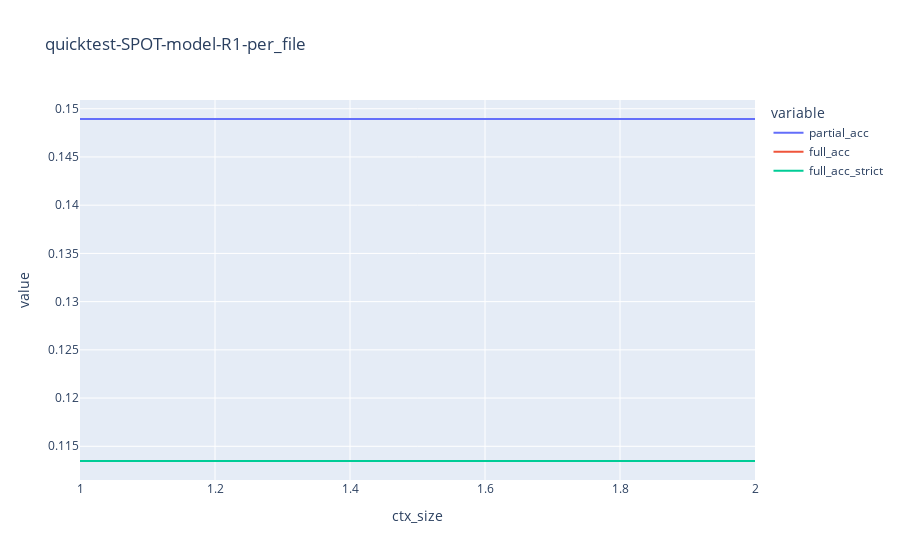

The notebook cell this image was saved under:
### Code cell
# load trained model and evaluate

r1_wrapper = ModelWrapper.from_pretrained(
    datadir / f"checkpoints/lit-saved/{r1_model_name}"
)

r1_wrapper.to(device)

evaluate_model(
    r0_wrapper,
    r1_wrapper,
    r1_model_name,
    src_datasets["test"],
    reeval=False,
    size_factors=[1] if train_per_file else [1, 2],
)
None

### Figure 1 — Plotly figure (JSON) as saved in the notebook; plotly's stock layout.template omitted (floating-point values rounded to 4 significant figures)
{"data": [{"hovertemplate": "variable=partial_acc<br>ctx_size=%{x}<br>value=%{y}<extra></extra>", "legendgroup": "partial_acc", "line": {"color": "#636efa", "dash": "solid"}, "marker": {"symbol": "circle"}, "mode": "lines", "name": "partial_acc", "orientation": "v", "showlegend": true, "type": "scatter", "x": [1, 2], "xaxis": "x", "y": [0.1489, 0.1489], "yaxis": "y"}, {"hovertemplate": "variable=full_acc<br>ctx_size=%{x}<br>value=%{y}<extra></extra>", "legendgroup": "full_acc", "line": {"color": "#EF553B", "dash": "solid"}, "marker": {"symbol": "circle"}, "mode": "lines", "name": "full_acc", "orientation": "v", "showlegend": true, "type": "scatter", "x": [1, 2], "xaxis": "x", "y": [0.1135, 0.1135], "yaxis": "y"}, {"hovertemplate": "variable=full_acc_strict<br>ctx_size=%{x}<br>value=%{y}<extra></extra>", "legendgroup": "full_acc_strict", "line": {"color": "#00cc96", "dash": "solid"}, "marker": {"symbol": "circle"}, "mode": "lines", "name": "full_acc_strict", "orientation": "v", "showlegend": true, "type": "scatter", "x": [1, 2], "xaxis": "x", "y": [0.1135, 0.1135], "yaxis": "y"}], "layout": {"legend": {"title": {"text": "variable"}, "tracegroupgap": 0}, "title": {"text": "quicktest-SPOT-model-R1-per_file"}, "xaxis": {"anchor": "y", "domain": [0, 1], "title": {"text": "ctx_size"}}, "yaxis": {"anchor": "x", "domain": [0, 1], "title": {"text": "value"}}}}
